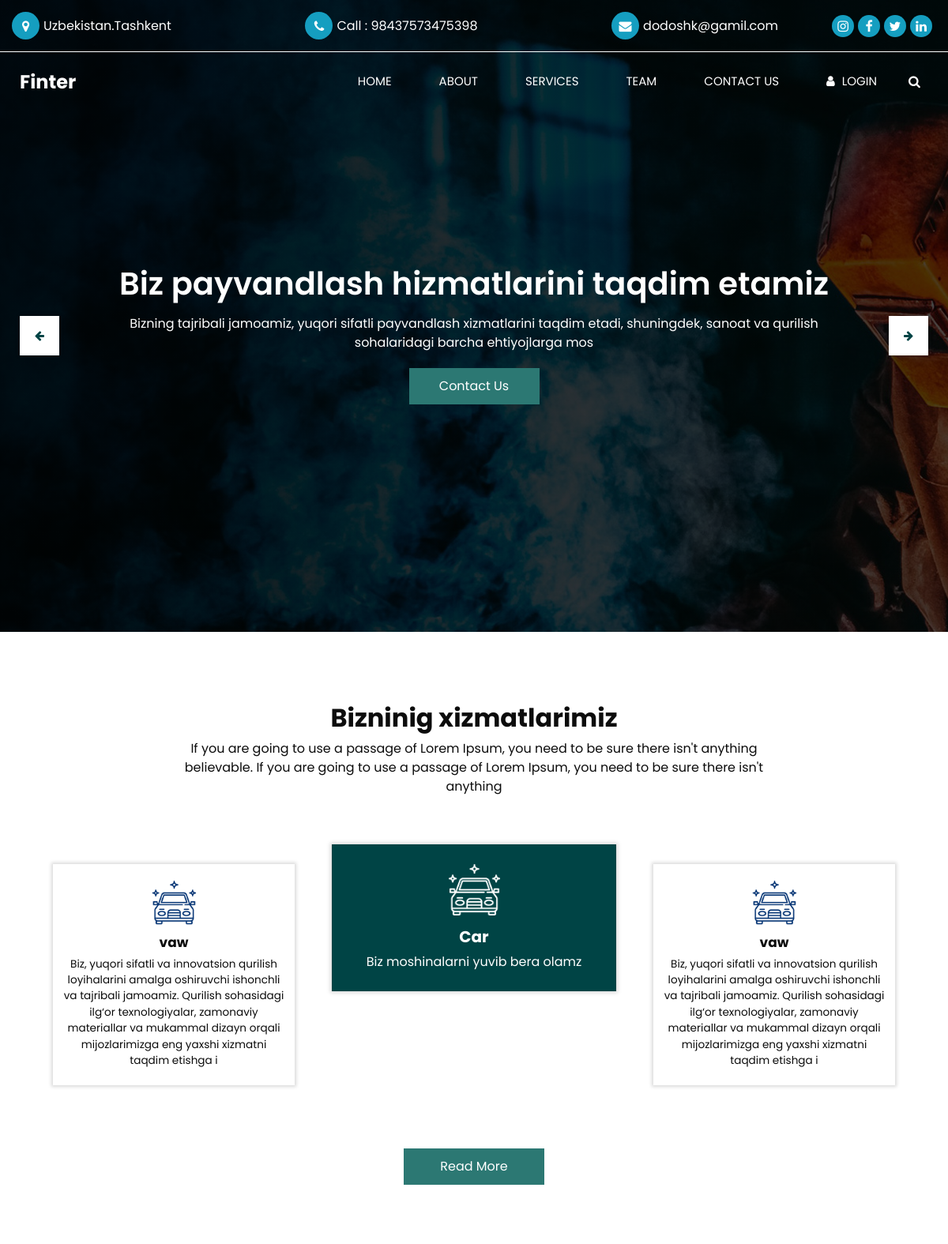
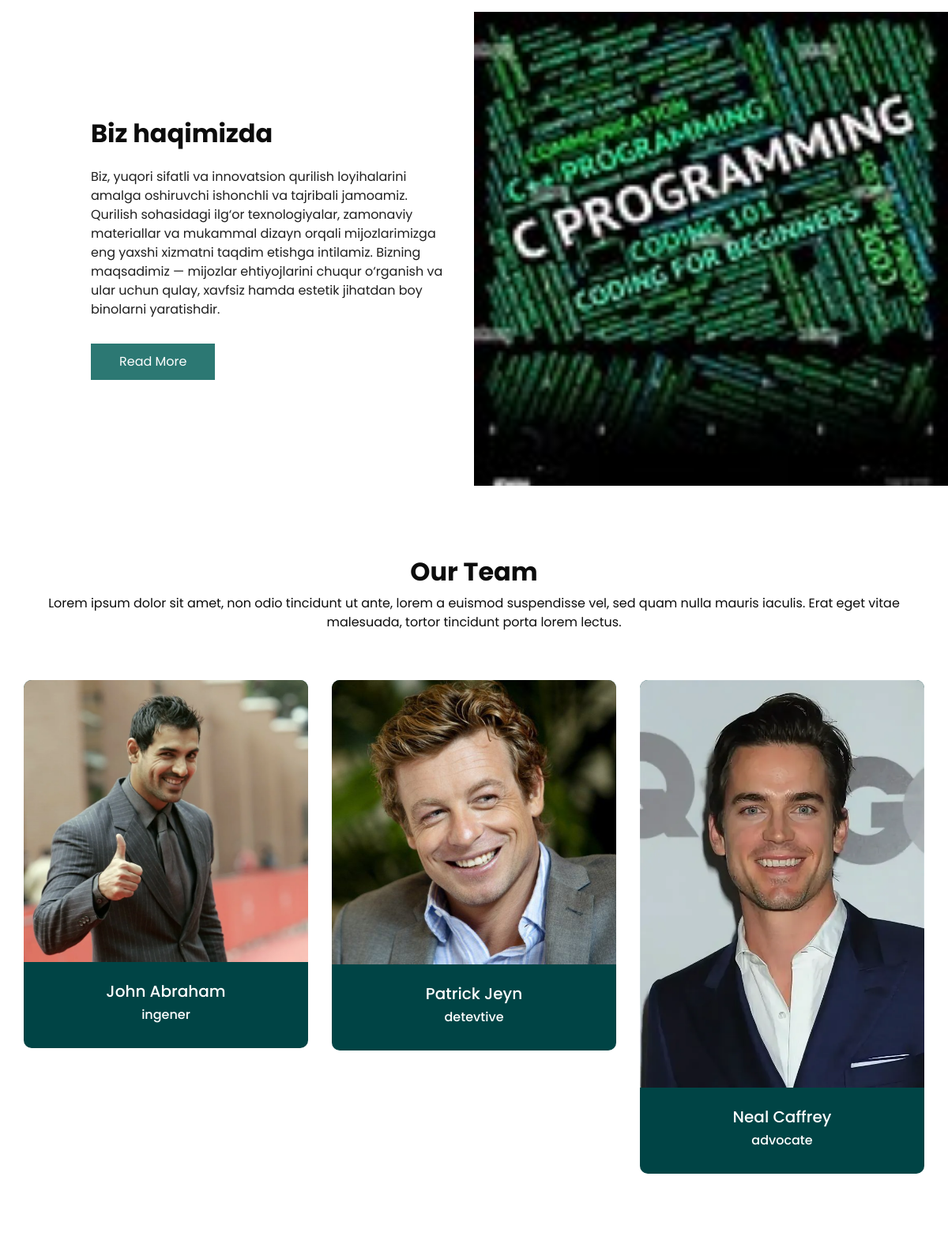
The page / (upper part) on the database its author committed (2 pictures, top to bottom).
### home/models.py (models this page shows, shortened)
class Home(models.Model):
    location = models.CharField(max_length=100)
    phone = models.CharField(max_length=100)
    email = models.EmailField()
    instagram = models.URLField(blank=True, null=True)
    facebook = models.URLField(blank=True, null=True)
    twitter = models.URLField(blank=True, null=True)
    linkedin = models.URLField(blank=True, null=True)

class Index(models.Model):
    title = models.CharField(max_length=100)
    body = models.TextField(max_length=150)

### services/models.py (models this page shows, shortened)
class Service(models.Model):
    title = models.CharField(max_length=100)
    body = models.CharField(max_length=250)

### about/models.py (models this page shows, shortened)
class About(models.Model):
    title = models.CharField(max_length=100)
    body = models.CharField(max_length=500)
    image = models.ImageField(upload_to='about_images/')

### team/models.py (models this page shows, shortened)
class Team(models.Model):
    name = models.CharField(max_length=100)
    job = models.CharField(max_length=50)
    image = models.ImageField(upload_to='team_images/')

### home/views.py (the view)
def indexView(request):
    home = Home.objects.first()  # Faqat birinchi Home obyekti, ya'ni sayt konfiguratsiyasi
    index = Index.objects.all()
    contacts = Contact.objects.all()  # Barcha contact ma'lumotlarini olish
    form = ContactForm(request.POST or None, initial={'select_service': 'ONE'})  # Formani boshlang'ich qiymatlari bilan yaratish
    if request.method == 'POST':
        if form.is_valid():  # Formani tekshirish
            form.save()  # Ma'lumotlarni saqlash
            return redirect('index')  # So'nggi sahifaga qaytish
    about = About.objects.all()
    services = Service.objects.all()
    team = Team.objects.all()
    return render(request, 'index.html', context={
        'abouts': about,
        'services': services,
        'teams': team,
        'homes': home,  # Home modelidan ma'lumotni uzatish
        'indexs': index,  # Index modelidan ma'lumotni uzatish
        'forms' : form,
        'contacts': contacts,  # Contact modelidan ma'lumotni uzatish
    })

### templates/index.html (shortened to what this page needs)
{% extends 'base.html' %}
{% load static %}
{% block content %}
    <section class="slider_section ">
        <div id="customCarousel1" class="carousel slide" data-ride="carousel">
            <div class="carousel-inner">
                <div class="carousel-item active">
                    <div class="container ">
                        <div class="row">
                            <div class="col-lg-10 col-md-11 mx-auto">
                                {% for i in indexs %}
                                <div class="detail-box">
                                    <h1>
                                        {{ i.title }}<br>
                                    </h1>
                                    <p>
                                        {{ i.body }}
                                    </p>
                                    <div class="btn-box">
                                        <a href="" class="btn1">
                                            Contact Us
                                        </a>
                                    </div>
                                    {% endfor %}
                                </div>
                            </div>
                        </div>
                    </div>
                </div>
            </div>
            <div class="carousel_btn-box">
                <a class="carousel-control-prev" href="#customCarousel1" role="button" data-slide="prev">
                    <i class="fa fa-arrow-left" aria-hidden="true"></i>
                </a>
                <a class="carousel-control-next" href="#customCarousel1" role="button" data-slide="next">
                    <i class="fa fa-arrow-right" aria-hidden="true"></i>
                </a>
            </div>
        </div>
    </section>
</div>
<section class="service_section layout_padding">
    <div class="container">
        <div class="heading_container heading_center ">
            <h2 class="">
                Bizninig xizmatlarimiz
            </h2>
            <p class="col-lg-8 px-0">
                If you are going to use a passage of Lorem Ipsum, you need to be sure there isn't anything believable.
                If you are going to use a passage of Lorem Ipsum, you need to be sure there isn't anything
            </p>
        </div>
        <div class="service_container">
            <div class="carousel-wrap ">
                <div class="service_owl-carousel owl-carousel">
                    {% for i in services %}
                    <div class="item">
                        <div class="box ">
                            <div class="img-box">
                                <img src="{% static 'images/s6.png' %}" alt=""/>
                            </div>
                            <div class="detail-box">
                                <h5>
                                    {{ i.title }}
                                </h5>
                                <p>
                                    {{ i.body }}
                                </p>
                            </div>
                        </div>
                    </div>
                    {% endfor %}
                </div>
            </div>
        </div>
        <div class="btn-box">
            <a href="">
                Read More
            </a>
        </div>
    </div>
</section>
<section class="about_section">
    <div class="container-fluid">
        <div class="row">
            <div class="col-md-5 offset-md-1">
                <div class="detail-box pr-md-2">
                    <div class="heading_container">
                        <h2 class="">
                            {% for i in abouts %}
                            {{ i.title }}
                        </h2>
                    </div>
                    <p class="detail_p_mt">
                        {{ i.body  }}
                    </p>
                    <a href="about.html" class="">
                        Read More
                    </a>
                </div>
            </div>
            <div class="col-md-6 px-0">
                <div class="img-box ">
                    <img src="{{ i.image.url }}" class="box_img" alt="about img">
                    {% endfor %}
                </div>
            </div>
        </div>
    </div>
</section>
<section class="team_section layout_padding">
    <div class="container">
        <div class="heading_container heading_center">
            <h2>
                Our Team
            </h2>
            <p>
                Lorem ipsum dolor sit amet, non odio tincidunt ut ante, lorem a euismod suspendisse vel, sed quam nulla
                mauris
                iaculis. Erat eget vitae malesuada, tortor tincidunt porta lorem lectus.
            </p>
        </div>
        <div class="row">
            {% for i in teams %}
            <div class="col-md-4 col-sm-6 mx-auto">
                <div class="box">
                    <div class="img-box">
                        <img src="{{ i.image.url }}" alt="">
                    </div>
                    <div class="detail-box">
                        <h5>
                            {{ i.name }}
                        </h5>
                        <h6 class="">
                            {{ i.job }}
                        </h6>
                    </div>
                </div>
            </div>
            {% endfor %}
        </div
    </div>
</section>
{% endblock %}

### templates/base.html (shortened to what this page needs)
<!DOCTYPE html>
{% load static %}
<html>
<head>
    <link rel="stylesheet" type="text/css" href="{% static 'css/bootstrap.css' %}"/>
    <link rel="stylesheet" type="text/css"
          href="https://cdnjs.cloudflare.com/ajax/libs/OwlCarousel2/2.3.4/assets/owl.carousel.min.css"/>
    <link rel="stylesheet"
          href="https://cdnjs.cloudflare.com/ajax/libs/jquery-nice-select/1.1.0/css/nice-select.min.css"
/>
    <link href="{% static 'css/font-awesome.min.css' %}" rel="stylesheet"/>
    <link href="{% static 'css/style.css' %}" rel="stylesheet"/>
    <link href="{% static 'css/responsive.css' %}" rel="stylesheet"/>
</head>
<body>
<div class="hero_area">
    <div class="hero_bg_box">
        <img src="{% static 'images/hero-bg.jpg' %}" alt="">
    </div>
<header class="header_section">
    <div class="header_top">
        <div class="container-fluid header_top_container">
            <div class="contact_nav">
                <a href="https://maps.app.goo.gl/ycWmoMYHtms33hGC7">
                    <i class="fa fa-map-marker" aria-hidden="true"></i>
                    <span>
                        {{ homes.location }}
                    </span>
                </a>
                <a href="tel:{{ homes.phone }}">
                    <i class="fa fa-phone" aria-hidden="true"></i>
                    <span>
                        Call : {{ homes.phone }}
                    </span>
                </a>
                <a href="mailto:{{ homes.email }}">
                    <i class="fa fa-envelope" aria-hidden="true"></i>
                    <span>
                        {{ homes.email }}
                    </span>
                </a>
            </div>
            <div class="social_box">
                {% if homes.instagram %}
                    <a href="{{ homes.instagram }}" target="_blank">
                        <i class="fa fa-instagram" aria-hidden="true"></i>
                    </a>
                {% endif %}
                {% if homes.facebook %}
                    <a href="{{ homes.facebook }}" target="_blank">
                        <i class="fa fa-facebook" aria-hidden="true"></i>
                    </a>
                {% endif %}
                {% if homes.twitter %}
                    <a href="{{ homes.twitter }}" target="_blank">
                        <i class="fa fa-twitter" aria-hidden="true"></i>
                    </a>
                {% endif %}
                {% if homes.linkedin %}
                    <a href="{{ homes.linkedin }}" target="_blank">
                        <i class="fa fa-linkedin" aria-hidden="true"></i>
                    </a>
                {% endif %}
            </div>
        </div>
    </div>
    <div class="header_bottom">
        <div class="container-fluid">
            <nav class="navbar navbar-expand-lg custom_nav-container ">
                <a class="navbar-brand" href="{% url 'index' %}">Finter</a>
                <div class="collapse navbar-collapse" id="navbarSupportedContent">
                    <ul class="navbar-nav">
                        <li class="nav-item active">
                            <a class="nav-link" href="{% url 'index' %}">Home <span class="sr-only">(current)</span></a>
                        </li>
                        <li class="nav-item">
                            <a class="nav-link" href="{% url 'about' %}"> About</a>
                        </li>
                        <li class="nav-item">
                            <a class="nav-link" href="{% url 'service' %}">Services</a>
                        </li>
                        <li class="nav-item">
                            <a class="nav-link" href="{% url 'team' %}"> Team </a>
                        </li>
                        <li class="nav-item">
                            <a class="nav-link" href="{% url 'contact' %}">Contact Us</a>
                        </li>
                        <li class="nav-item">
                            <a class="nav-link" href="#">
                                <i class="fa fa-user" aria-hidden="true"></i>
                                <span>
                                    Login
                                </span>
                            </a>
                        </li>
                        <form class="form-inline justify-content-center">
                            <button class="btn my-2 my-sm-0 nav_search-btn" type="submit">
                                <i class="fa fa-search" aria-hidden="true"></i>
                            </button>
                        </form>
                    </ul>
                </div>
            </nav>
        </div>
    </div>
</header>
{% block content %}
{% endblock %}
</body>
</html>

### static/css/responsive.css (style rules this page uses)
@media (min-width: 1200px) { .container { max-width: 1170px; } }

### rows shown on the page
Home: location "Uzbekistan.Tashkent", phone "98437573475398", email "dodoshk@gamil.com"
Index: title "Biz payvandlash hizmatlarini taqdim etamiz", body "Bizning tajribali jamoamiz, yuqori sifatli payvandlash xizmatlarini taqdim etadi, shuningdek, sanoat va qurilish sohalaridagi barcha ehtiyojlarga mos"
Service: title "Car", body "Biz moshinalarni yuvib bera olamz"
Service: title "vaw", body "Biz, yuqori sifatli va innovatsion qurilish loyihalarini amalga oshiruvchi ishonchli va tajribali jamoamiz. Qurilish sohasidagi ilg‘or texnologiyalar, zamonaviy materiallar va mukammal dizayn orqali mijozlarimizga eng yaxshi xizmatni taqdim etishga i"
About: title "Biz haqimizda", body "Biz, yuqori sifatli va innovatsion qurilish loyihalarini amalga oshiruvchi ishonchli va tajribali jamoamiz. Qurilish sohasidagi ilg‘or texnologiyalar, zamonaviy materiallar va mukammal dizayn orqali mijozlarimizga eng yaxshi xizmatni taqdim etishga intilamiz. Bizning maqsadimiz — mijozlar ehtiyojlarini chuqur o‘rganish va ular uchun qulay, xavfsiz hamda estetik jihatdan boy binolarni yaratishdir.", image (picture)
Team: image (picture), name "John Abraham", job "ingener"
Team: image (picture), name "Patrick Jeyn", job "detevtive"
Team: image (picture), name "Neal Caffrey", job "advocate"
